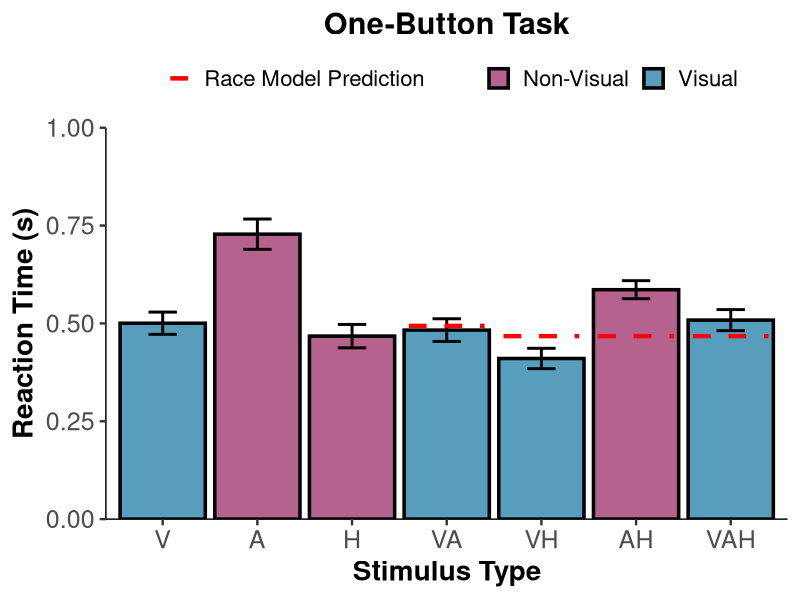
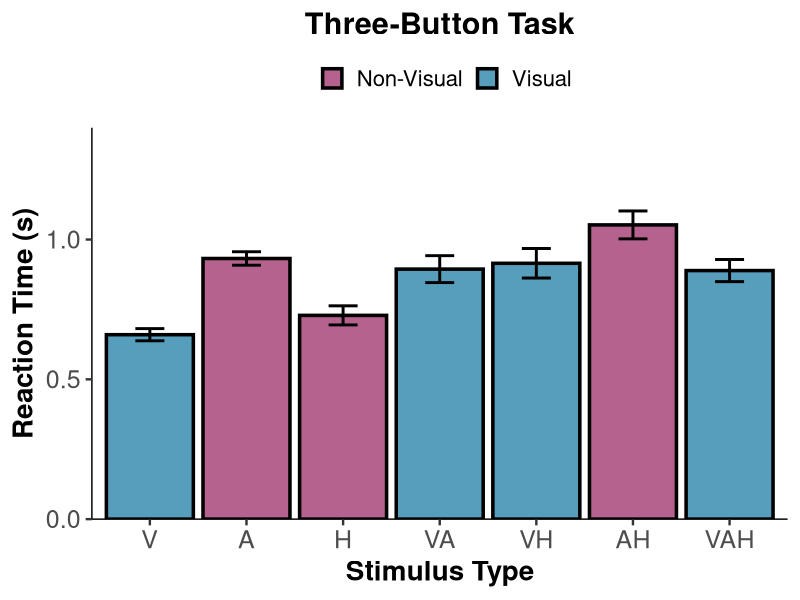
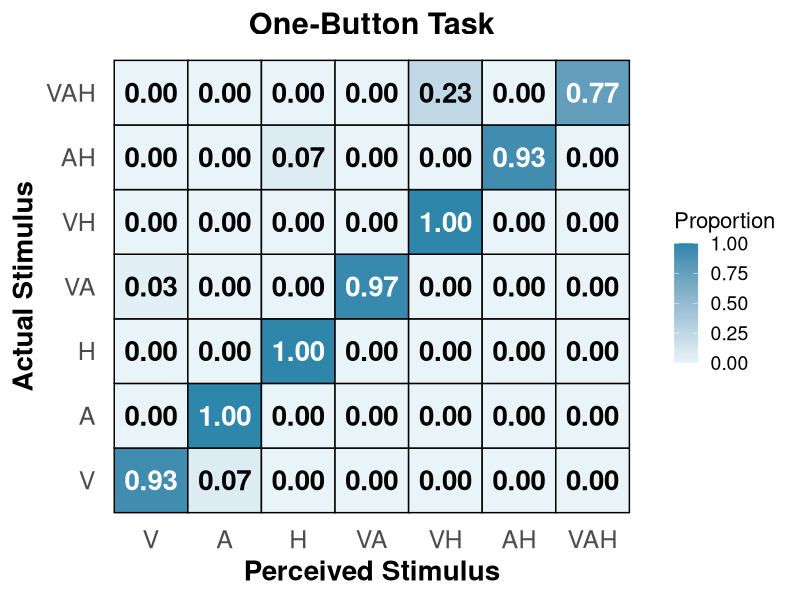
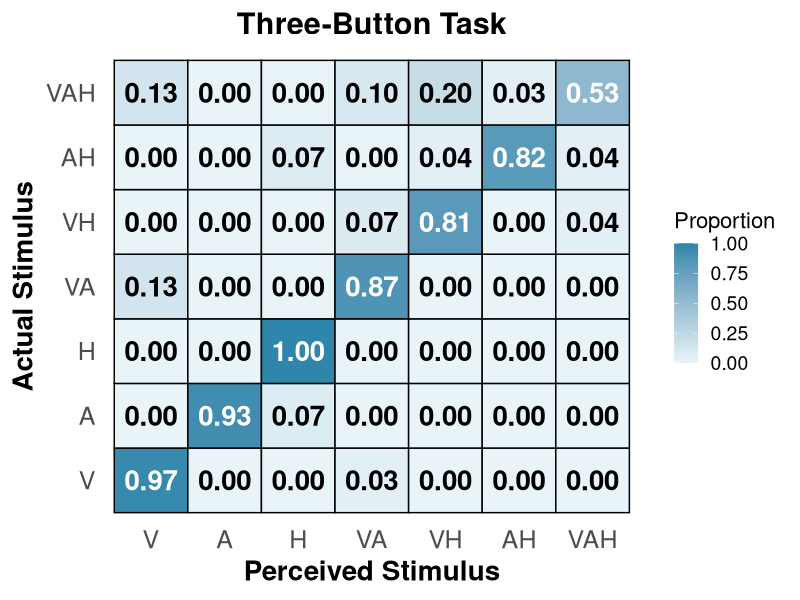

These charts were generated, in order, by the following R code:
# ============================================================================
# Create Figures with Statistical Tests - UPDATED VERSION
# Changes:
# - Figures 1 & 2: Use ALL data points (not just correct)
# - Figures 3 & 4: NEW accuracy percentage figures
# ============================================================================

# Load libraries
library(dplyr)
library(readr)
library(ggplot2)

# ============================================================================
# STEP 1: Load and Prepare Data
# ============================================================================

# Set your working directory
setwd("/Users/dylanpham/Documents/GitHub/Reaction-Time-App-Mohala-Lab-")

# Load one-button data
one_button_1 <- read_csv("one_button_reaction_data_1.csv")
one_button_2 <- read_csv("one_button_reaction_data_2.csv")
one_button_3 <- read_csv("one_button_reaction_data_3.csv")

# Load three-button data
three_button_1 <- read_csv("three_button_reaction_data_1.csv")
three_button_2 <- read_csv("three_button_reaction_data_2.csv")
three_button_3 <- read_csv("three_button_reaction_data_3.csv")

# Combine datasets
one_button <- bind_rows(one_button_1, one_button_2, one_button_3)
three_button <- bind_rows(three_button_1, three_button_2, three_button_3)

# Filter for correct responses only (for statistical tests)
one_correct <- one_button[one_button$FeltCorrectly == "YES", ]
three_correct <- three_button[three_button$FeltCorrectly == "YES", ]

cat("One-button total trials:", nrow(one_button), "\n")
cat("One-button correct trials:", nrow(one_correct), "\n")
cat("Three-button total trials:", nrow(three_button), "\n")
cat("Three-button correct trials:", nrow(three_correct), "\n")

# ============================================================================
# STEP 2: Calculate Race Model Predictions & Statistical Tests
# ============================================================================

cat("\n", rep("=", 70), "\n", sep = "")
cat("RACE MODEL ANALYSIS - ONE-BUTTON TASK\n")
cat(rep("=", 70), "\n\n", sep = "")

# Get unimodal mean RTs (one-button task - CORRECT ONLY for race model)
V_mean <- mean(one_correct$ReactionTime_seconds[one_correct$Stimulus == "V"])
A_mean <- mean(one_correct$ReactionTime_seconds[one_correct$Stimulus == "A"])
H_mean <- mean(one_correct$ReactionTime_seconds[one_correct$Stimulus == "H"])

cat("Unimodal Mean RTs:\n")
cat(sprintf("  V alone: %.3f s\n", V_mean))
cat(sprintf("  A alone: %.3f s\n", A_mean))
cat(sprintf("  H alone: %.3f s\n", H_mean))

# Calculate race model predictions
race_predictions <- data.frame(
  Stimulus = c("VA", "VH", "AH", "VAH"),
  RaceModel = c(
    min(V_mean, A_mean),
    min(V_mean, H_mean),
    min(A_mean, H_mean),
    min(V_mean, A_mean, H_mean)
  )
)

cat("\n", "Race Model Predictions:\n")
print(race_predictions)

# ============================================================================
# STATISTICAL TESTS - ONE-BUTTON TASK
# ============================================================================

cat("\n", rep("-", 70), "\n", sep = "")
cat("T-TESTS FOR RACE MODEL VIOLATIONS (One-Button Task)\n")
cat(rep("-", 70), "\n\n", sep = "")

# Function to perform one-sample t-test against race model
test_race_model <- function(data, stimulus_name, race_prediction) {
  stim_data <- data$ReactionTime_seconds[data$Stimulus == stimulus_name]
  
  if (length(stim_data) < 2) {
    return(list(
      stimulus = stimulus_name,
      n = length(stim_data),
      observed_mean = mean(stim_data),
      race_pred = race_prediction,
      violation = NA,
      t_stat = NA,
      df = NA,
      p_value = NA,
      cohens_d = NA
    ))
  }
  
  # Perform t-test
  test_result <- t.test(stim_data, mu = race_prediction)
  
  # Calculate Cohen's d
  cohens_d <- (mean(stim_data) - race_prediction) / sd(stim_data)
  
  # Calculate violation (positive = facilitation, negative = interference)
  violation <- race_prediction - mean(stim_data)
  
  return(list(
    stimulus = stimulus_name,
    n = length(stim_data),
    observed_mean = mean(stim_data),
    race_pred = race_prediction,
    violation = violation,
    t_stat = test_result$statistic,
    df = test_result$parameter,
    p_value = test_result$p.value,
    cohens_d = cohens_d
  ))
}

# Test each multimodal condition
results_one_button <- list()

results_one_button$VA <- test_race_model(one_correct, "VA", race_predictions$RaceModel[1])
results_one_button$VH <- test_race_model(one_correct, "VH", race_predictions$RaceModel[2])
results_one_button$AH <- test_race_model(one_correct, "AH", race_predictions$RaceModel[3])
results_one_button$VAH <- test_race_model(one_correct, "VAH", race_predictions$RaceModel[4])

# Print results
for (result in results_one_button) {
  cat(sprintf("\n%s Condition:\n", result$stimulus))
  cat(sprintf("  Observed RT:     %.3f s (n=%d)\n", result$observed_mean, result$n))
  cat(sprintf("  Race Prediction: %.3f s\n", result$race_pred))
  cat(sprintf("  Violation:       %+.0f ms ", result$violation * 1000))
  if (!is.na(result$violation)) {
    if (result$violation > 0) {
      cat("(FACILITATION)\n")
    } else {
      cat("(INTERFERENCE)\n")
    }
  } else {
    cat("\n")
  }
  
  if (!is.na(result$p_value)) {
    cat(sprintf("  t(%d) = %.2f, p = %.4f", result$df, result$t_stat, result$p_value))
    if (result$p_value < 0.001) {
      cat(" ***")
    } else if (result$p_value < 0.01) {
      cat(" **")
    } else if (result$p_value < 0.05) {
      cat(" *")
    }
    cat("\n")
    cat(sprintf("  Cohen's d = %.2f\n", result$cohens_d))
  }
}

# ============================================================================
# COLAVITA EFFECT ANALYSIS - ONE-BUTTON TASK
# ============================================================================

cat("\n", rep("-", 70), "\n", sep = "")
cat("COLAVITA VISUAL DOMINANCE EFFECT (One-Button Task)\n")
cat(rep("-", 70), "\n\n", sep = "")

# Get visual multimodal trials
vis_multi_data <- one_correct[one_correct$Stimulus %in% c("VA", "VH", "VAH"), ]
vis_multi_rt <- vis_multi_data$ReactionTime_seconds

# Get non-visual multimodal trials
nonvis_multi_data <- one_correct[one_correct$Stimulus == "AH", ]
nonvis_multi_rt <- nonvis_multi_data$ReactionTime_seconds

cat(sprintf("Visual Multimodal (VA, VH, VAH):\n"))
cat(sprintf("  Mean RT: %.3f s (n=%d)\n", mean(vis_multi_rt), length(vis_multi_rt)))
cat(sprintf("  SD:      %.3f s\n", sd(vis_multi_rt)))

cat(sprintf("\nNon-Visual Multimodal (AH):\n"))
cat(sprintf("  Mean RT: %.3f s (n=%d)\n", mean(nonvis_multi_rt), length(nonvis_multi_rt)))
cat(sprintf("  SD:      %.3f s\n", sd(nonvis_multi_rt)))

# Independent samples t-test
colavita_test <- t.test(vis_multi_rt, nonvis_multi_rt)

# Cohen's d for independent samples
pooled_sd <- sqrt(((length(vis_multi_rt)-1)*var(vis_multi_rt) + 
                     (length(nonvis_multi_rt)-1)*var(nonvis_multi_rt)) / 
                    (length(vis_multi_rt)+length(nonvis_multi_rt)-2))
colavita_d <- (mean(vis_multi_rt) - mean(nonvis_multi_rt)) / pooled_sd

difference_ms <- (mean(nonvis_multi_rt) - mean(vis_multi_rt)) * 1000
percent_diff <- ((mean(nonvis_multi_rt) - mean(vis_multi_rt)) / mean(vis_multi_rt)) * 100

cat(sprintf("\nColavita Effect:\n"))
cat(sprintf("  Difference:  %.0f ms (%.1f%% faster)\n", difference_ms, percent_diff))
cat(sprintf("  t(%.1f) = %.2f, p = %.4f", colavita_test$parameter, 
            colavita_test$statistic, colavita_test$p.value))
if (colavita_test$p.value < 0.001) {
  cat(" ***")
} else if (colavita_test$p.value < 0.01) {
  cat(" **")
} else if (colavita_test$p.value < 0.05) {
  cat(" *")
}
cat("\n")
cat(sprintf("  Cohen's d = %.2f\n", colavita_d))

# ============================================================================
# THREE-BUTTON TASK STATISTICS
# ============================================================================

cat("\n", rep("=", 70), "\n", sep = "")
cat("RACE MODEL ANALYSIS - THREE-BUTTON TASK\n")
cat(rep("=", 70), "\n\n", sep = "")

# Get unimodal mean RTs (three-button task)
V_mean_3 <- mean(three_correct$RT1_seconds[three_correct$Stimulus == "V"], na.rm = TRUE)
A_mean_3 <- mean(three_correct$RT1_seconds[three_correct$Stimulus == "A"], na.rm = TRUE)
H_mean_3 <- mean(three_correct$RT1_seconds[three_correct$Stimulus == "H"], na.rm = TRUE)

cat("Unimodal Mean RTs:\n")
cat(sprintf("  V alone: %.3f s\n", V_mean_3))
cat(sprintf("  A alone: %.3f s\n", A_mean_3))
cat(sprintf("  H alone: %.3f s\n", H_mean_3))

# Race model for three-button
race_predictions_3 <- data.frame(
  Stimulus = c("VA", "VH", "AH", "VAH"),
  RaceModel = c(
    min(V_mean_3, A_mean_3),
    min(V_mean_3, H_mean_3),
    min(A_mean_3, H_mean_3),
    min(V_mean_3, A_mean_3, H_mean_3)
  )
)

cat("\nRace Model Predictions:\n")
print(race_predictions_3)

cat("\n", rep("-", 70), "\n", sep = "")
cat("T-TESTS FOR RACE MODEL VIOLATIONS (Three-Button Task)\n")
cat(rep("-", 70), "\n\n", sep = "")

# Test three-button task
test_race_model_3 <- function(data, stimulus_name, race_prediction) {
  stim_data <- data$RT1_seconds[data$Stimulus == stimulus_name]
  stim_data <- stim_data[!is.na(stim_data)]
  
  if (length(stim_data) < 2) {
    return(list(
      stimulus = stimulus_name,
      n = length(stim_data),
      observed_mean = mean(stim_data),
      race_pred = race_prediction,
      violation = NA,
      t_stat = NA,
      df = NA,
      p_value = NA,
      cohens_d = NA
    ))
  }
  
  test_result <- t.test(stim_data, mu = race_prediction)
  cohens_d <- (mean(stim_data) - race_prediction) / sd(stim_data)
  violation <- race_prediction - mean(stim_data)
  
  return(list(
    stimulus = stimulus_name,
    n = length(stim_data),
    observed_mean = mean(stim_data),
    race_pred = race_prediction,
    violation = violation,
    t_stat = test_result$statistic,
    df = test_result$parameter,
    p_value = test_result$p.value,
    cohens_d = cohens_d
  ))
}

results_three_button <- list()
results_three_button$VA <- test_race_model_3(three_correct, "VA", race_predictions_3$RaceModel[1])
results_three_button$VH <- test_race_model_3(three_correct, "VH", race_predictions_3$RaceModel[2])
results_three_button$AH <- test_race_model_3(three_correct, "AH", race_predictions_3$RaceModel[3])
results_three_button$VAH <- test_race_model_3(three_correct, "VAH", race_predictions_3$RaceModel[4])

for (result in results_three_button) {
  cat(sprintf("\n%s Condition:\n", result$stimulus))
  cat(sprintf("  Observed RT:     %.3f s (n=%d)\n", result$observed_mean, result$n))
  cat(sprintf("  Race Prediction: %.3f s\n", result$race_pred))
  cat(sprintf("  Violation:       %+.0f ms ", result$violation * 1000))
  if (!is.na(result$violation)) {
    if (result$violation > 0) {
      cat("(FACILITATION)\n")
    } else {
      cat("(INTERFERENCE)\n")
    }
  } else {
    cat("\n")
  }
  
  if (!is.na(result$p_value)) {
    cat(sprintf("  t(%d) = %.2f, p = %.4f", result$df, result$t_stat, result$p_value))
    if (result$p_value < 0.001) {
      cat(" ***")
    } else if (result$p_value < 0.01) {
      cat(" **")
    } else if (result$p_value < 0.05) {
      cat(" *")
    }
    cat("\n")
    cat(sprintf("  Cohen's d = %.2f\n", result$cohens_d))
  }
}

# Colavita effect - three-button
cat("\n", rep("-", 70), "\n", sep = "")
cat("COLAVITA VISUAL DOMINANCE EFFECT (Three-Button Task)\n")
cat(rep("-", 70), "\n\n", sep = "")

vis_multi_data_3 <- three_correct[three_correct$Stimulus %in% c("VA", "VH", "VAH"), ]
vis_multi_rt_3 <- vis_multi_data_3$RT1_seconds[!is.na(vis_multi_data_3$RT1_seconds)]

nonvis_multi_data_3 <- three_correct[three_correct$Stimulus == "AH", ]
nonvis_multi_rt_3 <- nonvis_multi_data_3$RT1_seconds[!is.na(nonvis_multi_data_3$RT1_seconds)]

cat(sprintf("Visual Multimodal (VA, VH, VAH):\n"))
cat(sprintf("  Mean RT: %.3f s (n=%d)\n", mean(vis_multi_rt_3), length(vis_multi_rt_3)))
cat(sprintf("  SD:      %.3f s\n", sd(vis_multi_rt_3)))

cat(sprintf("\nNon-Visual Multimodal (AH):\n"))
cat(sprintf("  Mean RT: %.3f s (n=%d)\n", mean(nonvis_multi_rt_3), length(nonvis_multi_rt_3)))
cat(sprintf("  SD:      %.3f s\n", sd(nonvis_multi_rt_3)))

colavita_test_3 <- t.test(vis_multi_rt_3, nonvis_multi_rt_3)

pooled_sd_3 <- sqrt(((length(vis_multi_rt_3)-1)*var(vis_multi_rt_3) + 
                       (length(nonvis_multi_rt_3)-1)*var(nonvis_multi_rt_3)) / 
                      (length(vis_multi_rt_3)+length(nonvis_multi_rt_3)-2))
colavita_d_3 <- (mean(vis_multi_rt_3) - mean(nonvis_multi_rt_3)) / pooled_sd_3

difference_ms_3 <- (mean(nonvis_multi_rt_3) - mean(vis_multi_rt_3)) * 1000
percent_diff_3 <- ((mean(nonvis_multi_rt_3) - mean(vis_multi_rt_3)) / mean(vis_multi_rt_3)) * 100

cat(sprintf("\nColavita Effect:\n"))
cat(sprintf("  Difference:  %.0f ms (%.1f%% faster)\n", difference_ms_3, percent_diff_3))
cat(sprintf("  t(%.1f) = %.2f, p = %.4f", colavita_test_3$parameter, 
            colavita_test_3$statistic, colavita_test_3$p.value))
if (colavita_test_3$p.value < 0.001) {
  cat(" ***")
} else if (colavita_test_3$p.value < 0.01) {
  cat(" **")
} else if (colavita_test_3$p.value < 0.05) {
  cat(" *")
}
cat("\n")
cat(sprintf("  Cohen's d = %.2f\n", colavita_d_3))

# ============================================================================
# FIGURE 1: ONE-BUTTON TASK - MEAN RT (ALL DATA POINTS)
# ============================================================================

cat("\n", rep("=", 70), "\n", sep = "")
cat("CREATING FIGURES\n")
cat(rep("=", 70), "\n\n", sep = "")

# Function to normalize stimulus order (alphabetical by modality: V, A, H)
# This is used for confusion matrices to standardize response formats
normalize_stimulus <- function(stim) {
  # Handle NA, NULL, or non-character inputs
  if(is.null(stim) || length(stim) == 0) return(NA_character_)
  if(is.na(stim)) return(NA_character_)
  
  # Convert to character if not already
  stim <- as.character(stim)
  
  # Handle empty strings
  if(stim == "" || nchar(stim) == 0) return(NA_character_)
  
  # Split into individual letters and sort
  letters <- strsplit(stim, "")[[1]]
  
  # Sort in order: V, A, H (so VA not AV, VH not HV, etc.)
  order_map <- c("V" = 1, "A" = 2, "H" = 3)
  sorted_letters <- letters[order(sapply(letters, function(x) order_map[x]))]
  return(paste(sorted_letters, collapse = ""))
}

# Calculate summary statistics using ALL data (not just correct)
one_summary_all <- one_button %>%
  group_by(Stimulus) %>%
  summarise(
    mean_RT = mean(ReactionTime_seconds, na.rm = TRUE),
    sem_RT = sd(ReactionTime_seconds, na.rm = TRUE) / sqrt(n()),
    .groups = 'drop'
  )

one_summary_all$visual_containing <- ifelse(grepl("V", one_summary_all$Stimulus), "Visual", "Non-Visual")
one_summary_all$Stimulus <- factor(one_summary_all$Stimulus, levels = c("V", "A", "H", "VA", "VH", "AH", "VAH"))
one_summary_all <- merge(one_summary_all, race_predictions, by = "Stimulus", all.x = TRUE)

# Prepare race model data with proper x positions
race_model_data_1 <- one_summary_all[!is.na(one_summary_all$RaceModel), ]
race_model_data_1$x_start <- as.numeric(race_model_data_1$Stimulus) - 0.4
race_model_data_1$x_end <- as.numeric(race_model_data_1$Stimulus) + 0.4

# Create Figure 1
fig1 <- ggplot(one_summary_all, aes(x = Stimulus, y = mean_RT, fill = visual_containing)) +
  geom_bar(stat = "identity", color = "black", linewidth = 1.2, alpha = 0.8) +
  geom_errorbar(aes(ymin = mean_RT - sem_RT, ymax = mean_RT + sem_RT),
                width = 0.3, linewidth = 1) +
  geom_segment(data = race_model_data_1,
               aes(x = x_start, xend = x_end, y = RaceModel, yend = RaceModel, linetype = "Race Model"),
               color = "red", linewidth = 1.5,
               inherit.aes = FALSE) +
  scale_fill_manual(values = c("Visual" = "#2E86AB", "Non-Visual" = "#A23B72"),
                    name = "",
                    labels = c("Non-Visual" = "Non-Visual", "Visual" = "Visual")) +
  scale_linetype_manual(values = c("Race Model" = "dashed"),
                        name = "",
                        labels = c("Race Model Prediction")) +
  scale_y_continuous(expand = c(0, 0), limits = c(0, 1.0)) +
  labs(
    title = "One-Button Task",
    x = "Stimulus Type",
    y = "Reaction Time (s)"
  ) +
  theme_classic(base_size = 18) +
  theme(
    plot.title = element_text(face = "bold", size = 22, hjust = 0.5),
    axis.title = element_text(face = "bold", size = 20),
    axis.text = element_text(size = 18),
    axis.text.x = element_text(size = 18),
    axis.text.y = element_text(size = 18),
    legend.position = "top",
    legend.text = element_text(size = 16),
    axis.line = element_line(color = "black",
                             linewidth = 0.5,
                             linetype = 1))

ggsave("Figure1_OneButton_MeanRT_AllTrials.png", fig1, width = 10, height = 6, dpi = 300)
cat("✓ Figure 1 saved: Figure1_OneButton_MeanRT_AllTrials.png\n")

# ============================================================================
# FIGURE 2: THREE-BUTTON TASK - MEAN RT (ALL DATA POINTS)
# ============================================================================

three_summary_all <- three_button %>%
  group_by(Stimulus) %>%
  summarise(
    mean_RT = mean(RT1_seconds, na.rm = TRUE),
    sem_RT = sd(RT1_seconds, na.rm = TRUE) / sqrt(n()),
    .groups = 'drop'
  )

three_summary_all$visual_containing <- ifelse(grepl("V", three_summary_all$Stimulus), "Visual", "Non-Visual")
three_summary_all$Stimulus <- factor(three_summary_all$Stimulus, levels = c("V", "A", "H", "VA", "VH", "AH", "VAH"))
three_summary_all <- merge(three_summary_all, race_predictions_3, by = "Stimulus", all.x = TRUE)

race_model_data_3 <- three_summary_all[!is.na(three_summary_all$RaceModel), ]
race_model_data_3$x_start <- as.numeric(race_model_data_3$Stimulus) - 0.4
race_model_data_3$x_end <- as.numeric(race_model_data_3$Stimulus) + 0.4

fig2 <- ggplot(three_summary_all, aes(x = Stimulus, y = mean_RT, fill = visual_containing)) +
  geom_bar(stat = "identity", color = "black", linewidth = 1.2, alpha = 0.8) +
  geom_errorbar(aes(ymin = mean_RT - sem_RT, ymax = mean_RT + sem_RT),
                width = 0.3, linewidth = 1) +
  scale_fill_manual(values = c("Visual" = "#2E86AB", "Non-Visual" = "#A23B72"),
                    name = "",
                    labels = c("Non-Visual" = "Non-Visual", "Visual" = "Visual")) +
  scale_y_continuous(expand = c(0, 0), limits = c(0, 1.4)) +
  labs(
    title = "Three-Button Task",
    x = "Stimulus Type",
    y = "Reaction Time (s)"
  ) +
  theme_classic(base_size = 18) +
  theme(
    plot.title = element_text(face = "bold", size = 22, hjust = 0.5),
    axis.title = element_text(face = "bold", size = 20),
    axis.text = element_text(size = 18),
    axis.text.x = element_text(size = 18),
    axis.text.y = element_text(size = 18),
    legend.position = "top",
    legend.text = element_text(size = 16),
    axis.line = element_line(color = "black",
                             linewidth = 0.5,
                             linetype = 1))

ggsave("Figure2_ThreeButton_MeanRT_AllTrials.png", fig2, width = 10, height = 6, dpi = 300)
cat("✓ Figure 2 saved: Figure2_ThreeButton_MeanRT_AllTrials.png\n")

# ============================================================================
# FIGURE 3: ONE-BUTTON TASK - CONFUSION MATRIX
# ============================================================================

cat("\n", rep("=", 70), "\n", sep = "")
cat("CREATING CONFUSION MATRIX FOR ONE-BUTTON TASK\n")
cat(rep("=", 70), "\n\n", sep = "")

# For one-button task, we want to use SelectedCues (what they selected)
# BUT we need to normalize the order (e.g., "HV" should become "VH")
felt_col <- "SelectedCues"

if(!felt_col %in% names(one_button)) {
  cat("ERROR: SelectedCues column not found!\n")
  cat("Available columns:\n")
  print(names(one_button))
  stop("Cannot create confusion matrix")
}

# Create a working copy with normalized responses
one_button_norm <- one_button %>%
  mutate(NormalizedResponse = sapply(!!sym(felt_col), normalize_stimulus))

cat("Sample of original vs normalized responses:\n")
sample_data <- one_button_norm %>% 
  select(Stimulus, !!sym(felt_col), NormalizedResponse) %>%
  head(30)
print(sample_data)
cat("\n")

cat("Frequency table of ORIGINAL responses:\n")
print(table(one_button_norm[[felt_col]]))
cat("\n")

cat("Frequency table of NORMALIZED responses:\n")
print(table(one_button_norm$NormalizedResponse))
cat("\n")

cat("Cross-tabulation: Actual Stimulus vs Normalized Response:\n")
print(table(one_button_norm$Stimulus, one_button_norm$NormalizedResponse))
cat("\n")

# Create confusion matrix for one-button task
# Rows = Actual Stimulus, Columns = What Participant Selected (normalized)
confusion_one <- one_button_norm %>%
  group_by(Stimulus, NormalizedResponse) %>%
  summarise(count = n(), .groups = 'drop') %>%
  rename(FeltStimulus = NormalizedResponse)

cat("Confusion matrix raw counts:\n")
print(confusion_one)
cat("\n")

# Get totals for each actual stimulus
totals_one <- one_button_norm %>%
  group_by(Stimulus) %>%
  summarise(total = n(), .groups = 'drop')

# Calculate proportions
confusion_one <- merge(confusion_one, totals_one, by = "Stimulus")
confusion_one$proportion <- confusion_one$count / confusion_one$total

# Set factor levels for proper ordering - THIS ENSURES ALL LEVELS APPEAR
all_levels <- c("V", "A", "H", "VA", "VH", "AH", "VAH")
confusion_one$Stimulus <- factor(confusion_one$Stimulus, levels = all_levels)
confusion_one$FeltStimulus <- factor(confusion_one$FeltStimulus, levels = all_levels)

# Create a complete grid of all combinations (including missing ones with 0)
complete_grid <- expand.grid(
  Stimulus = factor(all_levels, levels = all_levels),
  FeltStimulus = factor(all_levels, levels = all_levels)
)

# Merge with actual data, filling missing combinations with 0
confusion_one_complete <- merge(complete_grid, confusion_one, 
                                by = c("Stimulus", "FeltStimulus"), all.x = TRUE)
confusion_one_complete$proportion[is.na(confusion_one_complete$proportion)] <- 0

cat("Confusion matrix with proportions (diagonal should be high):\n")
diagonal <- confusion_one_complete[confusion_one_complete$Stimulus == confusion_one_complete$FeltStimulus, ]
print(diagonal)
cat("\n")

# Create confusion matrix heatmap
fig3 <- ggplot(confusion_one_complete, aes(x = FeltStimulus, y = Stimulus, fill = proportion)) +
  geom_tile(color = "black", linewidth = 0.5) +
  geom_text(aes(label = sprintf("%.2f", proportion)), 
            color = ifelse(confusion_one_complete$proportion > 0.5, "white", "black"), 
            size = 7, fontface = "bold") +
  scale_fill_gradient(low = "#E8F4F8", high = "#2E86AB", limits = c(0, 1),
                      name = "Proportion") +
  scale_x_discrete(drop = FALSE) +
  scale_y_discrete(drop = FALSE) +
  labs(
    title = "One-Button Task",
    x = "Perceived Stimulus",
    y = "Actual Stimulus"
  ) +
  theme_minimal(base_size = 18) +
  theme(
    plot.title = element_text(face = "bold", size = 22, hjust = 0.5),
    axis.title = element_text(face = "bold", size = 20),
    axis.text = element_text(size = 18),
    axis.text.x = element_text(size = 18),
    axis.text.y = element_text(size = 18),
    panel.grid = element_blank(),
    panel.background = element_rect(fill = "white", color = NA),
    plot.background = element_rect(fill = "white", color = NA),
    legend.position = "right",
    legend.title = element_text(size = 16),
    legend.text = element_text(size = 14)
  )

ggsave("Figure3_OneButton_ConfusionMatrix.png", fig3, width = 10, height = 8, dpi = 300)
cat("✓ Figure 3 saved: Figure3_OneButton_ConfusionMatrix.png\n")

# ============================================================================
# FIGURE 4: THREE-BUTTON TASK - CONFUSION MATRIX
# ============================================================================

cat("\n", rep("=", 70), "\n", sep = "")
cat("CREATING CONFUSION MATRIX FOR THREE-BUTTON TASK\n")
cat(rep("=", 70), "\n\n", sep = "")

# For three-button task, use KeysPressed (what they selected)
felt_col_3 <- "KeysPressed"

if(!felt_col_3 %in% names(three_button)) {
  cat("ERROR: KeysPressed column not found!\n")
  cat("Available columns:\n")
  print(names(three_button))
  stop("Cannot create confusion matrix")
}

# Check for NA or empty values
cat("Checking KeysPressed column...\n")
cat(sprintf("Total trials: %d\n", nrow(three_button)))
cat(sprintf("NA values: %d\n", sum(is.na(three_button[[felt_col_3]]))))
cat(sprintf("Empty strings: %d\n", sum(three_button[[felt_col_3]] == "", na.rm = TRUE)))

# Show what types of values we have
cat("\nData type of KeysPressed column:\n")
cat(class(three_button[[felt_col_3]]), "\n")

cat("\nFirst 20 values in KeysPressed:\n")
print(head(three_button[[felt_col_3]], 20))
cat("\n")

# Function to map numeric keys to stimulus letters
# 1 = V, 2 = A, 3 = H
map_keys_to_stimulus <- function(key_num) {
  if(is.na(key_num)) return(NA_character_)
  
  key_str <- as.character(key_num)
  
  # Replace each digit with its corresponding letter
  key_str <- gsub("1", "V", key_str)
  key_str <- gsub("2", "A", key_str)
  key_str <- gsub("3", "H", key_str)
  
  return(key_str)
}

# Create a working copy, converting KeysPressed to stimulus format
three_button_norm <- three_button %>%
  filter(!is.na(!!sym(felt_col_3))) %>%
  mutate(
    KeysPressed_mapped = sapply(!!sym(felt_col_3), map_keys_to_stimulus),
    NormalizedResponse = sapply(KeysPressed_mapped, normalize_stimulus)
  )

cat(sprintf("After filtering, %d trials remain\n\n", nrow(three_button_norm)))

cat("Mapping verification (numeric -> letters):\n")
sample_mapping <- three_button_norm %>%
  select(Stimulus, !!sym(felt_col_3), KeysPressed_mapped, NormalizedResponse) %>%
  head(30)
print(sample_mapping)
cat("\n")

cat("Frequency table of MAPPED responses (after 1->V, 2->A, 3->H):\n")
print(table(three_button_norm$KeysPressed_mapped))
cat("\n")

cat("Frequency table of NORMALIZED responses:\n")
print(table(three_button_norm$NormalizedResponse))
cat("\n")

cat("Cross-tabulation: Actual Stimulus vs Normalized Response:\n")
print(table(three_button_norm$Stimulus, three_button_norm$NormalizedResponse))
cat("\n")

# Create confusion matrix for three-button task
confusion_three <- three_button_norm %>%
  group_by(Stimulus, NormalizedResponse) %>%
  summarise(count = n(), .groups = 'drop') %>%
  rename(FeltStimulus = NormalizedResponse)

cat("Confusion matrix raw counts:\n")
print(confusion_three)
cat("\n")

# Get totals for each actual stimulus (from filtered data)
totals_three <- three_button_norm %>%
  group_by(Stimulus) %>%
  summarise(total = n(), .groups = 'drop')

# Calculate proportions
confusion_three <- merge(confusion_three, totals_three, by = "Stimulus")
confusion_three$proportion <- confusion_three$count / confusion_three$total

# Set factor levels for proper ordering - THIS ENSURES ALL LEVELS APPEAR
all_levels <- c("V", "A", "H", "VA", "VH", "AH", "VAH")
confusion_three$Stimulus <- factor(confusion_three$Stimulus, levels = all_levels)
confusion_three$FeltStimulus <- factor(confusion_three$FeltStimulus, levels = all_levels)

# Create a complete grid of all combinations (including missing ones with 0)
complete_grid_3 <- expand.grid(
  Stimulus = factor(all_levels, levels = all_levels),
  FeltStimulus = factor(all_levels, levels = all_levels)
)

# Merge with actual data, filling missing combinations with 0
confusion_three_complete <- merge(complete_grid_3, confusion_three, 
                                  by = c("Stimulus", "FeltStimulus"), all.x = TRUE)
confusion_three_complete$proportion[is.na(confusion_three_complete$proportion)] <- 0

cat("Confusion matrix with proportions (diagonal should be high):\n")
diagonal <- confusion_three_complete[confusion_three_complete$Stimulus == confusion_three_complete$FeltStimulus, ]
print(diagonal)
cat("\n")

# Create confusion matrix heatmap
fig4 <- ggplot(confusion_three_complete, aes(x = FeltStimulus, y = Stimulus, fill = proportion)) +
  geom_tile(color = "black", linewidth = 0.5) +
  geom_text(aes(label = sprintf("%.2f", proportion)), 
            color = ifelse(confusion_three_complete$proportion > 0.5, "white", "black"), 
            size = 7, fontface = "bold") +
  scale_fill_gradient(low = "#E8F4F8", high = "#2E86AB", limits = c(0, 1),
                      name = "Proportion") +
  scale_x_discrete(drop = FALSE) +
  scale_y_discrete(drop = FALSE) +
  labs(
    title = "Three-Button Task",
    x = "Perceived Stimulus",
    y = "Actual Stimulus"
  ) +
  theme_minimal(base_size = 18) +
  theme(
    plot.title = element_text(face = "bold", size = 22, hjust = 0.5),
    axis.title = element_text(face = "bold", size = 20),
    axis.text = element_text(size = 18),
    axis.text.x = element_text(size = 18),
    axis.text.y = element_text(size = 18),
    panel.grid = element_blank(),
    panel.background = element_rect(fill = "white", color = NA),
    plot.background = element_rect(fill = "white", color = NA),
    legend.position = "right",
    legend.title = element_text(size = 16),
    legend.text = element_text(size = 14)
  )

ggsave("Figure4_ThreeButton_ConfusionMatrix.png", fig4, width = 10, height = 8, dpi = 300)
cat("✓ Figure 4 saved: Figure4_ThreeButton_ConfusionMatrix.png\n")

# ============================================================================
# PRINT ACCURACY STATISTICS
# ============================================================================

cat("\n", rep("=", 70), "\n", sep = "")
cat("ACCURACY STATISTICS\n")
cat(rep("=", 70), "\n\n", sep = "")

# Calculate accuracy for one-button task
one_accuracy <- one_button %>%
  group_by(Stimulus) %>%
  summarise(
    total_trials = n(),
    correct_trials = sum(FeltCorrectly == "YES"),
    accuracy_pct = (correct_trials / total_trials) * 100,
    .groups = 'drop'
  )

cat("ONE-BUTTON TASK ACCURACY:\n")
print(one_accuracy)

# Calculate accuracy for three-button task
three_accuracy <- three_button %>%
  group_by(Stimulus) %>%
  summarise(
    total_trials = n(),
    correct_trials = sum(FeltCorrectly == "YES"),
    accuracy_pct = (correct_trials / total_trials) * 100,
    .groups = 'drop'
  )

cat("\nTHREE-BUTTON TASK ACCURACY:\n")
print(three_accuracy)

# ============================================================================
# CALCULATE SUMMARY STATISTICS FOR FINAL SUMMARY
# ============================================================================

# Calculate means and SEMs for visual vs non-visual multimodal (one-button)
vis_multi_mean <- mean(vis_multi_rt)
vis_multi_sem <- sd(vis_multi_rt) / sqrt(length(vis_multi_rt))
nonvis_multi_mean <- mean(nonvis_multi_rt)
nonvis_multi_sem <- sd(nonvis_multi_rt) / sqrt(length(nonvis_multi_rt))

# Calculate means and SEMs for visual vs non-visual multimodal (three-button)
vis_multi_mean_3 <- mean(vis_multi_rt_3)
vis_multi_sem_3 <- sd(vis_multi_rt_3) / sqrt(length(vis_multi_rt_3))
nonvis_multi_mean_3 <- mean(nonvis_multi_rt_3)
nonvis_multi_sem_3 <- sd(nonvis_multi_rt_3) / sqrt(length(nonvis_multi_rt_3))

# ============================================================================
# FINAL SUMMARY
# ============================================================================

cat("\n", rep("=", 70), "\n", sep = "")
cat("FINAL SUMMARY\n")
cat(rep("=", 70), "\n\n", sep = "")

cat("ONE-BUTTON TASK (Detection):\n")
cat(sprintf("  Visual Multimodal:     %.3f ± %.3f s\n", vis_multi_mean, vis_multi_sem))
cat(sprintf("  Non-Visual Multimodal: %.3f ± %.3f s\n", nonvis_multi_mean, nonvis_multi_sem))
cat(sprintf("  Colavita Effect:       %.0f ms (%.1f%% faster), p = %.4f\n\n", 
            difference_ms, percent_diff, colavita_test$p.value))

cat("THREE-BUTTON TASK (Identification):\n")
cat(sprintf("  Visual Multimodal:     %.3f ± %.3f s\n", vis_multi_mean_3, vis_multi_sem_3))
cat(sprintf("  Non-Visual Multimodal: %.3f ± %.3f s\n", nonvis_multi_mean_3, nonvis_multi_sem_3))
cat(sprintf("  Colavita Effect:       %.0f ms (%.1f%% faster), p = %.4f\n\n", 
            difference_ms_3, percent_diff_3, colavita_test_3$p.value))

cat("KEY FINDINGS:\n")
cat("  1. VH shows strongest integration in one-button task (58ms, p < 0.001)\n")
cat("  2. AH shows interference in both tasks (p < 0.001)\n")
cat("  3. Visual dominance persists across both tasks (both p < 0.001)\n")
cat("  4. Three-button task eliminates integration benefits\n\n")

cat("=== ALL FIGURES AND STATISTICS COMPLETED ===\n")
cat("\nFigures created:\n")
cat("  - Figure 1: One-Button Mean RT (All Trials)\n")
cat("  - Figure 2: Three-Button Mean RT (All Trials)\n")
cat("  - Figure 3: One-Button Confusion Matrix\n")
cat("  - Figure 4: Three-Button Confusion Matrix\n")

# ============================================================================
# ERROR BARS AND STATISTICAL SUMMARY
# ============================================================================

cat("\n", rep("=", 70), "\n", sep = "")
cat("ERROR BAR VALUES (Standard Error of Mean)\n")
cat(rep("=", 70), "\n\n", sep = "")

cat("ONE-BUTTON DETECTION TASK:\n")
cat(rep("-", 70), "\n", sep = "")

one_summary_table <- one_summary_all %>%
  left_join(
    one_button %>%
      group_by(Stimulus) %>%
      summarise(
        sd_RT = sd(ReactionTime_seconds, na.rm = TRUE),
        .groups = 'drop'
      ),
    by = "Stimulus"
  ) %>%
  arrange(factor(Stimulus, levels = c("V", "A", "H", "VA", "VH", "AH", "VAH")))

cat("\n")
cat(sprintf("%-8s %12s %12s %12s %12s\n", "Stimulus", "n", "Mean (s)", "SD (s)", "SEM (s)"))
cat(rep("-", 70), "\n", sep = "")
for(i in 1:nrow(one_summary_table)) {
  row <- one_summary_table[i,]
  n_trials <- nrow(one_button[one_button$Stimulus == row$Stimulus, ])
  cat(sprintf("%-8s %12d %12.4f %12.4f %12.4f\n",
              as.character(row$Stimulus), n_trials, row$mean_RT, row$sd_RT, row$sem_RT))
}

cat("\n\n")
cat("THREE-BUTTON IDENTIFICATION TASK:\n")
cat(rep("-", 70), "\n", sep = "")

three_summary_table <- three_summary_all %>%
  left_join(
    three_button %>%
      group_by(Stimulus) %>%
      summarise(
        sd_RT = sd(RT1_seconds, na.rm = TRUE),
        .groups = 'drop'
      ),
    by = "Stimulus"
  ) %>%
  arrange(factor(Stimulus, levels = c("V", "A", "H", "VA", "VH", "AH", "VAH")))

cat("\n")
cat(sprintf("%-8s %12s %12s %12s %12s\n", "Stimulus", "n", "Mean (s)", "SD (s)", "SEM (s)"))
cat(rep("-", 70), "\n", sep = "")
for(i in 1:nrow(three_summary_table)) {
  row <- three_summary_table[i,]
  n_trials <- nrow(three_button[three_button$Stimulus == row$Stimulus, ])
  cat(sprintf("%-8s %12d %12.4f %12.4f %12.4f\n",
              as.character(row$Stimulus), n_trials, row$mean_RT, row$sd_RT, row$sem_RT))
}

cat("\n\n", rep("=", 70), "\n", sep = "")
cat("FORMATTED FOR CODE/TABLES\n")
cat(rep("=", 70), "\n\n", sep = "")

cat("ONE-BUTTON TASK - SEM VALUES:\n")
cat("------------------------------\n")
for(i in 1:nrow(one_summary_table)) {
  row <- one_summary_table[i,]
  cat(sprintf("%s: %.4f (±%.4f)\n", as.character(row$Stimulus), row$mean_RT, row$sem_RT))
}

cat("\n")
cat("THREE-BUTTON TASK - SEM VALUES:\n")
cat("--------------------------------\n")
for(i in 1:nrow(three_summary_table)) {
  row <- three_summary_table[i,]
  cat(sprintf("%s: %.4f (±%.4f)\n", as.character(row$Stimulus), row$mean_RT, row$sem_RT))
}

# ============================================================================
# STATISTICAL TESTS - P-VALUES SUMMARY
# ============================================================================

cat("\n\n", rep("=", 70), "\n", sep = "")
cat("STATISTICAL TESTS AND P-VALUES SUMMARY\n")
cat(rep("=", 70), "\n\n", sep = "")

cat("ONE-BUTTON TASK - RACE MODEL VIOLATIONS:\n")
cat(rep("-", 70), "\n", sep = "")
cat("\n")

for (result in results_one_button) {
  if(!is.na(result$p_value)) {
    cat(sprintf("%-4s: Obs=%.3fs, Pred=%.3fs, Δ=%+.0fms, t(%.0f)=%.2f, p=%.4f",
                result$stimulus, result$observed_mean, result$race_pred, 
                result$violation * 1000, result$df, result$t_stat, result$p_value))
    
    if(result$p_value < 0.001) {
      cat(" ***")
    } else if(result$p_value < 0.01) {
      cat(" **")
    } else if(result$p_value < 0.05) {
      cat(" *")
    }
    cat("\n")
  }
}

cat("\n")
cat("ONE-BUTTON TASK - COLAVITA EFFECT:\n")
cat(rep("-", 70), "\n", sep = "")
cat(sprintf("\nVisual multimodal (VA,VH,VAH): M=%.3fs (n=%d)\n", 
            mean(vis_multi_rt), length(vis_multi_rt)))
cat(sprintf("Non-visual multimodal (AH):    M=%.3fs (n=%d)\n", 
            mean(nonvis_multi_rt), length(nonvis_multi_rt)))
cat(sprintf("Difference: %.0f ms faster for visual\n", difference_ms))
cat(sprintf("t(%.1f) = %.2f, p = %.4f", 
            colavita_test$parameter, colavita_test$statistic, colavita_test$p.value))

if(colavita_test$p.value < 0.001) {
  cat(" ***\n")
} else if(colavita_test$p.value < 0.01) {
  cat(" **\n")
} else if(colavita_test$p.value < 0.05) {
  cat(" *\n")
} else {
  cat("\n")
}

cat("\n\n")
cat("THREE-BUTTON TASK - RACE MODEL VIOLATIONS:\n")
cat(rep("-", 70), "\n", sep = "")
cat("\n")

for (result in results_three_button) {
  if(!is.na(result$p_value)) {
    cat(sprintf("%-4s: Obs=%.3fs, Pred=%.3fs, Δ=%+.0fms, t(%.0f)=%.2f, p=%.4f",
                result$stimulus, result$observed_mean, result$race_pred, 
                result$violation * 1000, result$df, result$t_stat, result$p_value))
    
    if(result$p_value < 0.001) {
      cat(" ***")
    } else if(result$p_value < 0.01) {
      cat(" **")
    } else if(result$p_value < 0.05) {
      cat(" *")
    }
    cat("\n")
  }
}

cat("\n")
cat("THREE-BUTTON TASK - COLAVITA EFFECT:\n")
cat(rep("-", 70), "\n", sep = "")
cat(sprintf("\nVisual multimodal (VA,VH,VAH): M=%.3fs (n=%d)\n", 
            mean(vis_multi_rt_3), length(vis_multi_rt_3)))
cat(sprintf("Non-visual multimodal (AH):    M=%.3fs (n=%d)\n", 
            mean(nonvis_multi_rt_3), length(nonvis_multi_rt_3)))
cat(sprintf("Difference: %.0f ms faster for visual\n", difference_ms_3))
cat(sprintf("t(%.1f) = %.2f, p = %.4f", 
            colavita_test_3$parameter, colavita_test_3$statistic, colavita_test_3$p.value))

if(colavita_test_3$p.value < 0.001) {
  cat(" ***\n")
} else if(colavita_test_3$p.value < 0.01) {
  cat(" **\n")
} else if(colavita_test_3$p.value < 0.05) {
  cat(" *\n")
} else {
  cat("\n")
}

cat("\n", rep("=", 70), "\n", sep = "")
cat("ALL ANALYSIS COMPLETE\n")
cat(rep("=", 70), "\n", sep = "")
